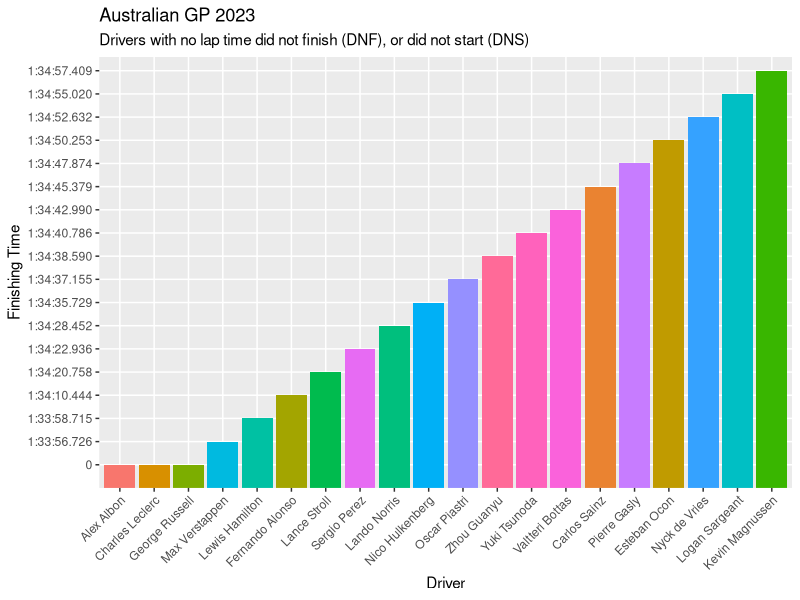

Here is the R script that generated this plot:
## ---- chunk 1
#|label: setup
#|message: false

suppressPackageStartupMessages({
  library(tidyverse)
  library(dplyr)
  library(ggplot2)
  })
## ---- chunk 2
#| label: Australia tibble

Australia <- tibble(
  Position = c(1, 2, 3, 4, 5, 6, 7, 8, 9, 10, 11, 12, 13, 14, 15, 16, 17, 18, 19, 20),
  Driver = c("Max Verstappen", "Lewis Hamilton", "Fernando Alonso", "Lance Stroll", "Sergio Perez", "Lando Norris", "Nico Hulkenberg", "Oscar Piastri", "Zhou Guanyu", "Yuki Tsunoda", "Valtteri Bottas", "Carlos Sainz", "Pierre Gasly", "Esteban Ocon", "Nyck de Vries", "Logan Sargeant", "Kevin Magnussen", "George Russell", "Charles Leclerc", "Alex Albon"),
  Team = c("Red Bull Racing", "Mercedes", "Aston Martin", "Aston Martin", "Red Bull Racing", "McLaren", "Haas", "McLaren", "Alfa Romeo", "RB", "Alfa Romeo", "Ferrari", "Alpine", "Alpine", "RB", "Williams", "Haas", "Mercedes", "Ferrari", "Williams"),
  Laps = c(58, 58, 58, 58, 58, 58, 58, 58, 58, 58, 58, 58, 58, 58, 58, 58, 58, 18, 1, 1),
  Time_Retired = c("1:33:56.726", "1:33:58.715", "1:34:10.444", "1:34:20.758", "1:34:22.936", "1:34:28.452", "1:34:35.729", "1:34:37.155", "1:34:38.590", "1:34:40.786", "1:34:42.990", "1:34:45.379", "1:34:47.874", "1:34:50.253", "1:34:52.632", "1:34:55.020", "1:34:57.409", "DNF", "DNF", "DNF"),
  Gap = c("0s", "+1.989s", "+13.718s", "+24.032s", "+26.210s", "+31.726s", "+39.003s", "+40.429s", "+41.864s", "+44.060s", "+46.264s", "+48.653s", "+51.148s", "+53.527s", "+55.906s", "+58.294s", "+60.683s", "DNF", "DNF", "DNF"),
  Points = c(25, 18, 15, 12, 10, 8, 6, 4, 2, 1, 0, 0, 0, 0, 0, 0, 0, 0, 0, 0),
  Speed_mph = c(140.6, 139.3, 139.1, 138.7, 138.5, 138.3, 138.0, 137.8, 137.6, 137.4, 137.2, 137.0, 136.8, 136.6, 136.4, 136.2, 136.0, 0, 0, 0)
)

Australia$Time_Retired[Australia$Time_Retired == "DNF"] <- 0
Australia$Gap[Australia$Gap == "0s"] <- NA
Australia <- Australia %>%
  arrange(Time_Retired)

## ---- chunk 3
#| label: Australia plot
ggplot(Australia, aes(x = fct_reorder(Driver, Time_Retired), y = Time_Retired, fill = Driver)) +
  geom_bar(stat = "identity") +
  labs(title = "Australian GP 2023",
       subtitle = "Drivers with no lap time did not finish (DNF), or did not start (DNS)",
       x = "Driver",
       y = "Finishing Time",
       color = NA)+
  guides(fill = FALSE) +
  theme(axis.text.x = element_text(angle = 45, hjust = 1))
